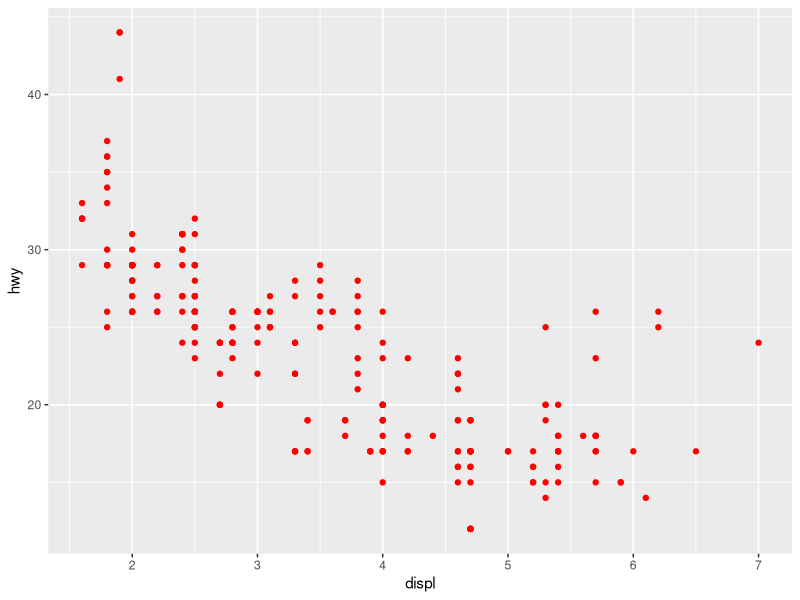
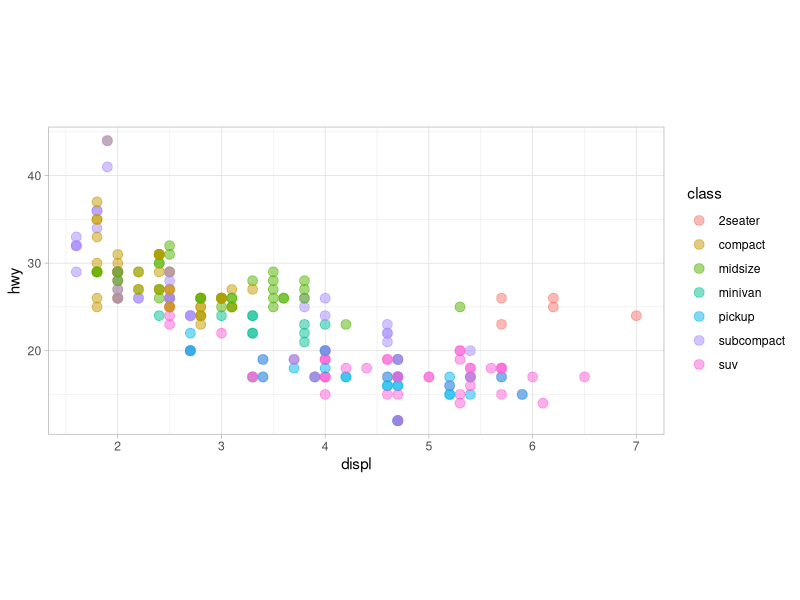
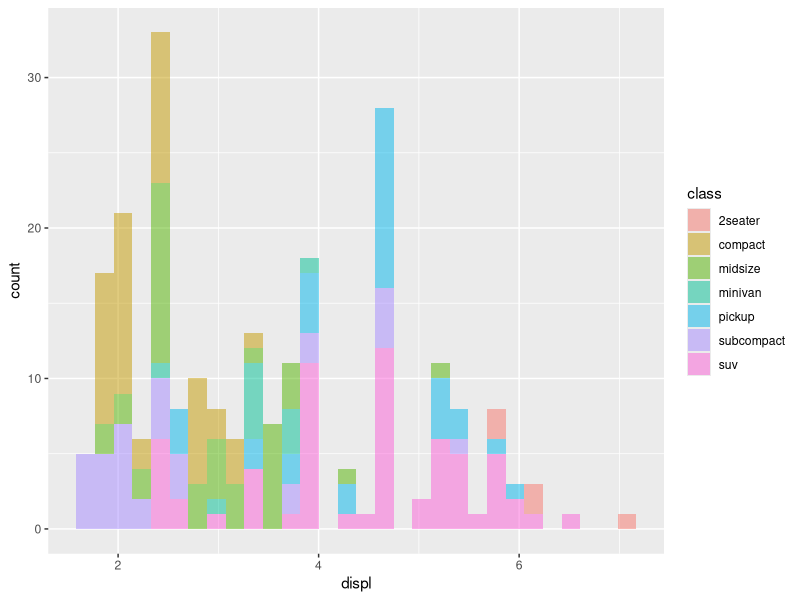
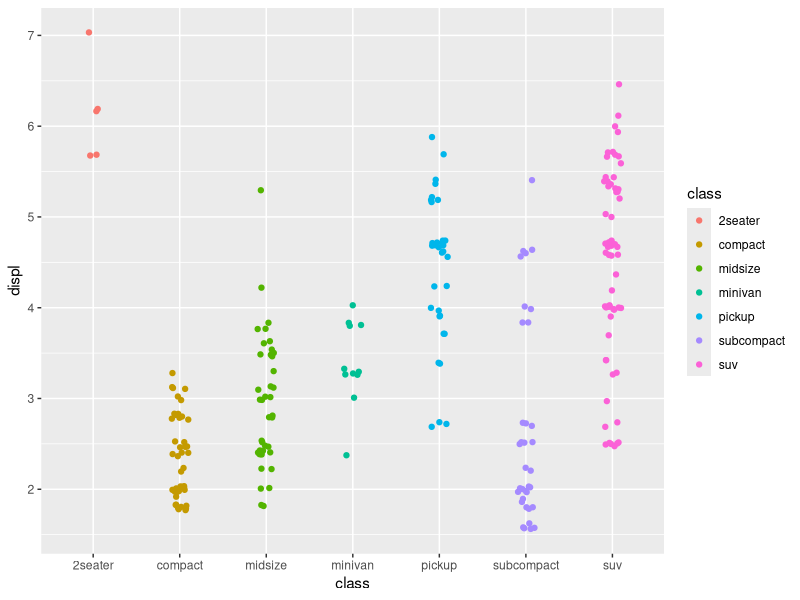
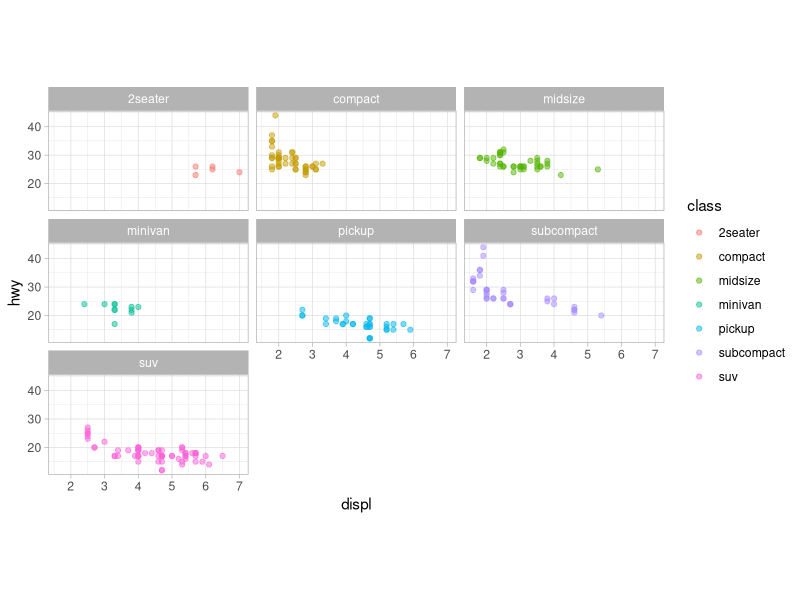
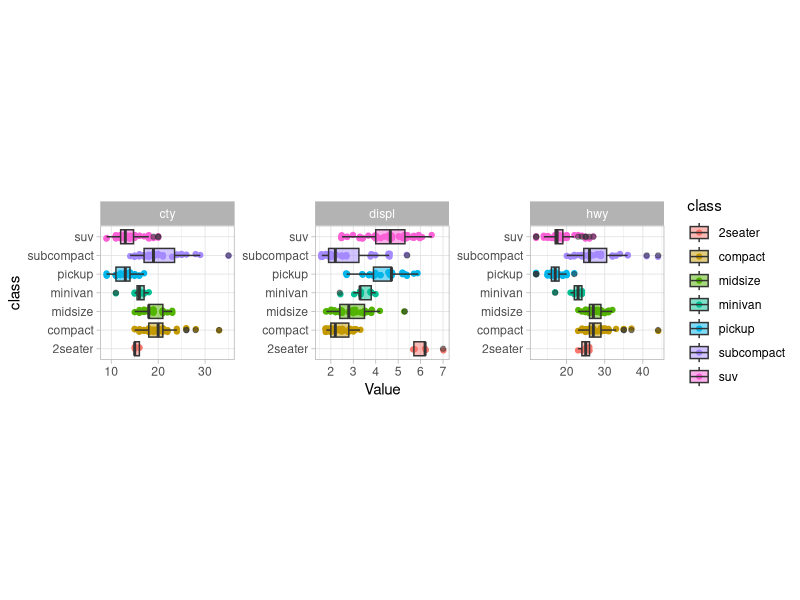

Recreate these plots in R, in order.
## ---- chunk 1
knitr::opts_chunk$set(echo = TRUE)
## ---- chunk 2
## BASIC ASSIGNMENTS  #########################
a <- 1
A <- 2
mystring <- "fmach"   ## note the double quotes
myboolean <- TRUE
## ---- chunk 3
myvector <- c(1,2,3,4)

## and this is the help for c!
?c

## ---- chunk 4
## assignment by name
u <- c("carlo" = 2, "due" = 10)

## how can I look inside a multidimensional object?
myvector[3]

## or only change the second element of my object
myvector[2] <- 30

## this gives me the third element of the  vector, remember that the first element in the 
## remember that R is counting from one and not zero
## if I want to construct a 2d array ...

myarray <- matrix(seq(1,25,1), nrow = 5, ncol = 5)

myarray

## ---- chunk 5
## the content can be accessed
myarray[2,3] ## one element
myarray[1,]  ## one row!

## square brakets can be used in a quite flexible way to select elements
## matching specific properties

myarray[myarray > 10]
myarray[myarray[1,] >3,]

## when you have multidimensional objects it is often useful give
## a name to the eleents

vector.with.names <- c("one" = 1, "two" = 2, "three" = 3)

## in this way I can access the second element either as
vector.with.names[2]
##or
vector.with.names["two"]

## with two dimensional or more dimensional objects rownames and colum names are useful
## exactly as in excel
## ---- chunk 6

mymonths <- c("Jan","Feb","Mar",
              "Apr","May","Jun",
              "Jul","Aug","Sep",
              "Oct","Nov","Dec")
days <- c(31,28,31,30,31,30,31,31,30,31,30,31)
season <- c(rep(c("winter","spring","summer","autumn"), each = 3))

yeardf <- data.frame("month" = mymonths, "length" = days, "season" = season,
                     stringsAsFactors = FALSE)

factor(yeardf$season)


## if I want to use a list ...
yearlist <- list("month" = mymonths, "length" = days, "season" = season)
yearlist[["length"]]

## ---- chunk 7
## I load my first package!
library(tidyverse)

## and also some data
data(mpg)

## as we discussed this shows the first lines of the data.frame
head(mpg)
## ---- chunk 8
## a first glance on the data
summary(mpg)
## ---- chunk 9
## my first plot .... engine displacement, miles per gallon
ggplot(data = mpg) +
  geom_point(mapping = aes(x = displ, y = hwy), col = "red")
  
## ---- chunk 10
ggplot(data = mpg) +
  ## on the canvas plot points linking their eastetics to the column names!
  geom_point(mapping = aes(x = displ, y = hwy, col = class),  
             size = 3, 
             alpha = 0.5) +
  ## add additional general aestetics
  theme_light() +
  theme(aspect.ratio = 0.5)

## ---- chunk 11
## histograms, scales free
ggplot(data = mpg) +
  geom_histogram(mapping = aes(x = displ, fill = class), alpha = 0.5) 
## ---- chunk 12
## or jitter!
ggplot(data = mpg) +
  geom_jitter(mapping = aes(x = class, y = displ, col = class), width = 0.1)

## ---- chunk 13
## geom_jitter
## geom_histogram
## geom_line
## geom_point
## geom_density
## ---- chunk 14
## group specific subplots
ggplot(data = mpg) + 
  geom_point(mapping = aes(x = displ, y = hwy, col = class), alpha = 0.5) +
  facet_wrap(~class) + 
  theme_light() +
  theme(aspect.ratio = 0.5)
## ---- chunk 15
## the function "pivot longer" goes from wide to long format. To do that it is necessary to provide the name 
## of two new columns: the one which will store the variable names and the one which will collect the values
## here we call them "Property" and "value"
mpglong <- pivot_longer(mpg, 
                        cols = c("displ","cty","hwy"),  ## these are the names of the column we are "collecting"
                   names_to = "Property", 
                   values_to = "Value")  

mpglong
## ---- chunk 16
ggplot(mpglong) + 
  geom_jitter(aes(x = class, y = Value, col = class), width = 0.1) + 
  geom_boxplot(aes(x = class, y = Value, fill = class), alpha = 0.5) + 
  facet_wrap(~Property, scales = "free") + 
  coord_flip() +         ### switch the axis to show the names ...
  theme_light() + 
  theme(aspect.ratio = 1)
## ---- chunk 17
## here is the starting of the story ....
data(iris)

head(iris)
